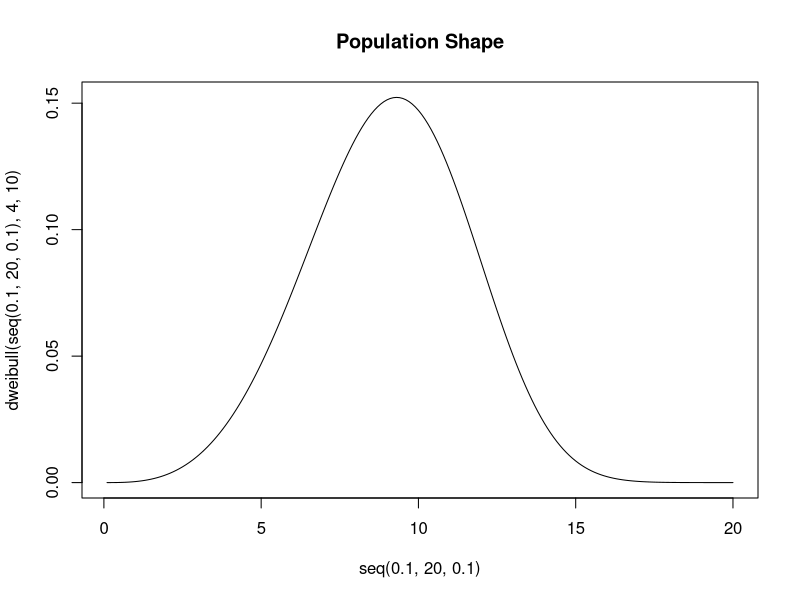
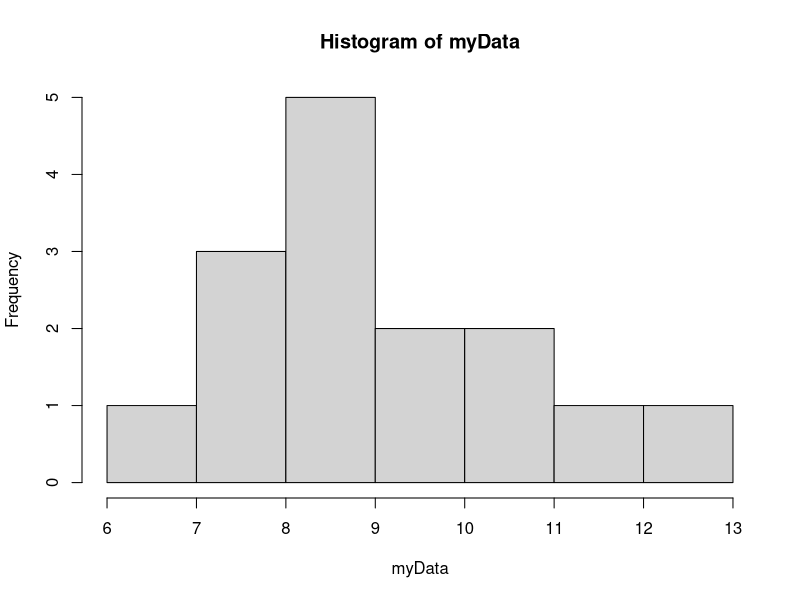
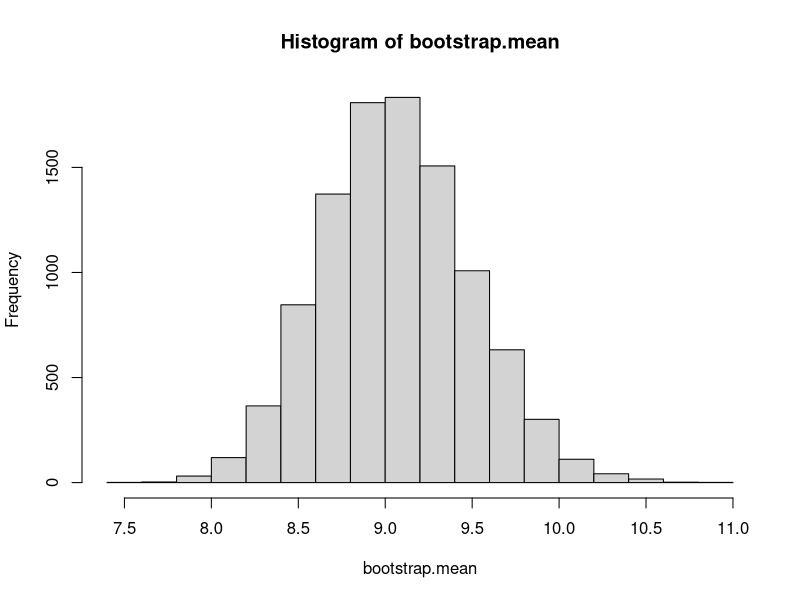
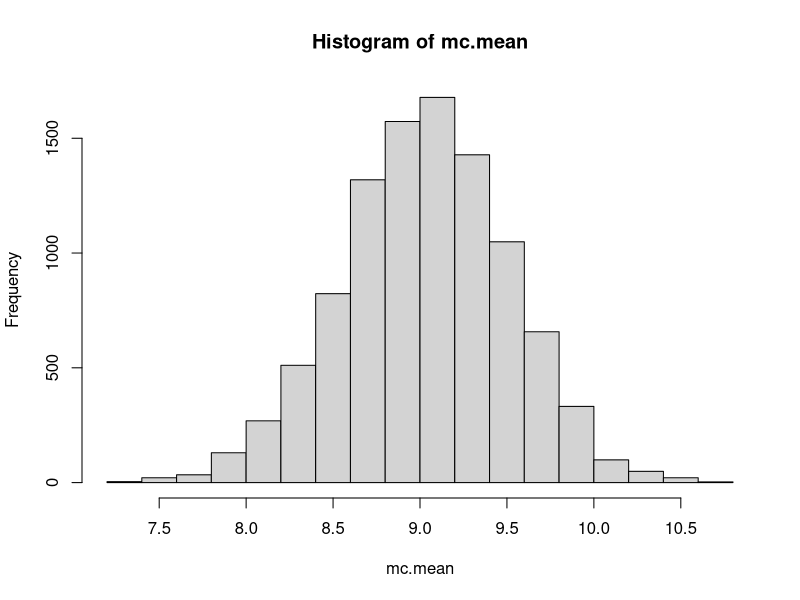
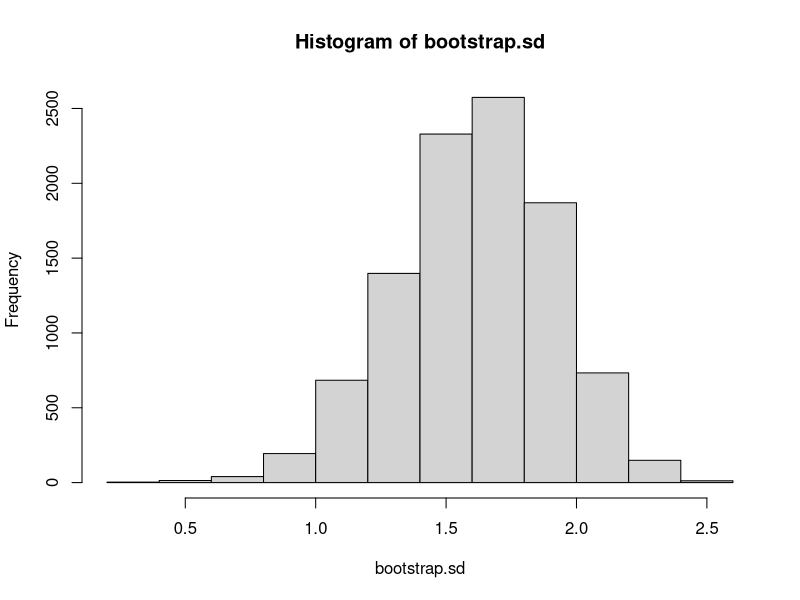
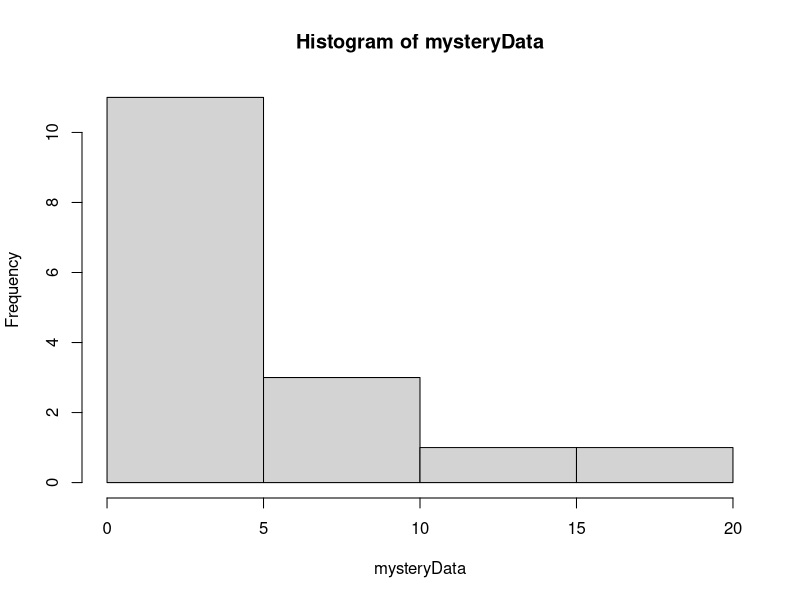
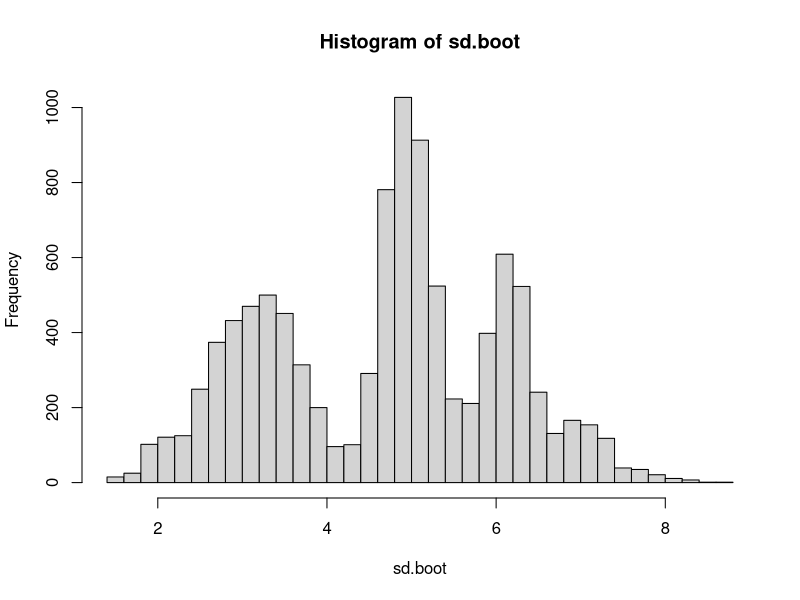
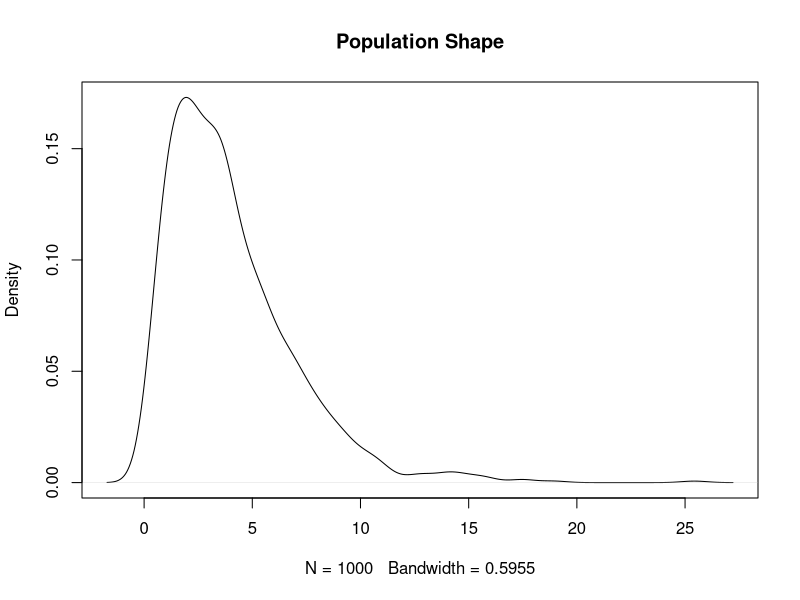

Recreate these plots in R, in order. (Note: a time limit stopped this script after it produced the figures.)
## ---- chunk 1
knitr::opts_chunk$set(echo = TRUE)
## ---- chunk 2
plot(x=seq(0.1,20,.1), y=dweibull(seq(0.1,20,.1), 4,10), type="l", main="Population Shape")
myData <- rweibull(15, shape=4, scale=10)
myData
hist(myData)
## ---- chunk 3
B <- 10000
bootstrap.mean <- vector("numeric")
for(i in 1:B){
  b.sample <- sample(myData, size=length(myData), replace=TRUE)
  bootstrap.mean[i]<-mean(b.sample)  
}

hist(bootstrap.mean)
quantile(bootstrap.mean, c(.025, .975))

#True mean?
10*gamma(1+1/4)
## ---- chunk 4
library(MASS)
param.hat <- fitdistr(myData,"weibull")    
NMC <- 10000
shape.hat <- param.hat$estimate[1]
scale.hat <- param.hat$estimate[2]
mc.mean <- replicate(NMC, mean(rweibull(length(myData), shape=shape.hat, scale=scale.hat)))
hist(mc.mean)
quantile(mc.mean, c(.025, .975))
## ---- chunk 5
bootstrap.sd <- vector("numeric")
for(i in 1:B){
  b.sample <- sample(myData, size=length(myData), replace=TRUE)
  bootstrap.sd[i]<-sd(b.sample)  
}

hist(bootstrap.sd)
quantile(bootstrap.sd, c(.025, .975))
## ---- chunk 6
mysteryData <- c(0.26,10.87,5.05,0.25,4.03,19.66,1.64,4.85,6.64,4.01,0.76,4.82,9.53,4.11,2.05,0.47)
hist(mysteryData)
## ---- chunk 7
sd(mysteryData)
## ---- chunk 8
sd.boot <- 0
for(i in 1:10000){
  sd.boot[i] <- sd(sample(mysteryData, replace=TRUE))
}
hist(sd.boot, breaks=50)
quantile(sd.boot, c(0.025, 0.975))
## ---- chunk 9
MC.coverage <- FALSE; boot.coverage <- FALSE; param.coverage <- FALSE
MC.width <- 0; boot.width <- 0; param.width <- 0;

for(i in 1:500){
  myData <- rnorm(15, 37, 2) #The data is actually coming from a normal distr.
  trueSigma2 <- 2^2
  n <- length(myData)
  MC.var <- 0
  Boot.var <- 0
  xbar <- mean(myData)
  sd <- sd(myData)
  for(j in 1:1000){
    #Assuming the data was drawn from a normal population
    MC.var[j] <- var(rnorm(n, xbar, sd))

    Boot.var[j] <- var(sample(myData, replace=TRUE))
  }
  MC.ci <- unname(quantile(MC.var, c(0.025, 0.975)))
  Boot.ci <- unname(quantile(Boot.var, c(0.025, 0.975)))
  param.ci <- (n-1)*var(myData)/qchisq(c(0.975, 0.025), n-1)
  MC.coverage[i] <- MC.ci[1] <= trueSigma2 & MC.ci[2] >= trueSigma2
  boot.coverage[i] <- Boot.ci[1] <= trueSigma2 & Boot.ci[2] >= trueSigma2
  param.coverage[i] <- param.ci[1] <= trueSigma2 & param.ci[2] >= trueSigma2
  MC.width[i] <- diff(MC.ci)
  boot.width[i] <- diff(Boot.ci)
  param.width[i] <- diff(param.ci)
}
results <- data.frame('method' = c("Classic","MC","Bootstrap"),
                      'coverage'=c(mean(param.coverage),mean(MC.coverage),mean(boot.coverage)),
                      'width' = c(mean(param.width),mean(MC.width), mean(boot.width)))
results
## ---- chunk 10
plot(density(rgamma(1000, 2, scale=2)), main="Population Shape")
## ---- chunk 11
MC.coverage <- FALSE
boot.coverage <- FALSE
param.coverage <- FALSE

for(i in 1:500){
  myData <- rgamma(15, 2, scale=2) #data is simulated from a gamma
  trueSigma2 <- 2*2^2
  n <- length(myData)
  MC.var <- 0
  Boot.var <- 0
  xbar <- mean(myData)
  sd <- sd(myData)
  for(j in 1:1000){
    #Assuming the data was drawn from a normal population
    MC.var[j] <- var(rnorm(n, xbar, sd))

    Boot.var[j] <- var(sample(myData, replace=TRUE))
  }
  MC.ci <- quantile(MC.var, c(0.025, 0.975))
  Boot.ci <- quantile(Boot.var, c(0.025, 0.975))
  param.ci <- (n-1)*var(myData)/qchisq(c(0.975, 0.025), n-1)
  MC.coverage[i] <- MC.ci[1] <= trueSigma2 & MC.ci[2] >= trueSigma2
  boot.coverage[i] <- Boot.ci[1] <= trueSigma2 & Boot.ci[2] >= trueSigma2
  param.coverage[i] <- param.ci[1] <= trueSigma2 & param.ci[2] >= trueSigma2
  MC.width[i] <- diff(MC.ci)
  boot.width[i] <- diff(Boot.ci)
  param.width[i] <- diff(param.ci)
}
results <- data.frame('method' = c("Classic","MC","Bootstrap"),
                      'coverage'=c(mean(param.coverage),mean(MC.coverage),mean(boot.coverage)),
                      'width' = c(mean(param.width),mean(MC.width), mean(boot.width)))
results
## ---- chunk 12
plot(density(rgamma(1000, .5, scale=2)), main="Population Shape - very skewed")
## ---- chunk 13
MC.coverage <- FALSE
boot.coverage <- FALSE
param.coverage <- FALSE

for(i in 1:200){
  myData <- rgamma(15, .5, scale=2)
  trueSigma2 <- .5*2^2
  n <- length(myData)
  MC.var <- 0
  Boot.var <- 0
  xbar <- mean(myData)
  sd <- sd(myData)
  for(j in 1:1000){
    #Assuming the data was drawn from a normal population
    MC.var[j] <- var(rnorm(n, xbar, sd))
    Boot.var[j] <- var(sample(myData, replace=TRUE))
  }
  MC.ci <- quantile(MC.var, c(0.025, 0.975))
  Boot.ci <- quantile(Boot.var, c(0.025, 0.975))
  param.ci <- (n-1)*var(myData)/qchisq(c(0.975, 0.025), n-1)
  MC.coverage[i] <- MC.ci[1] <= trueSigma2 & MC.ci[2] >= trueSigma2
  boot.coverage[i] <- Boot.ci[1] <= trueSigma2 & Boot.ci[2] >= trueSigma2
  param.coverage[i] <- param.ci[1] <= trueSigma2 & param.ci[2] >= trueSigma2
  MC.width[i] <- diff(MC.ci)
  boot.width[i] <- diff(Boot.ci)
  param.width[i] <- diff(param.ci)
}
results <- data.frame('method' = c("Classic","MC","Bootstrap"),
                      'coverage'=c(mean(param.coverage),mean(MC.coverage),mean(boot.coverage)),
                      'width' = c(mean(param.width),mean(MC.width), mean(boot.width)))
results
## ---- chunk 14
n <- seq(10, 100, 10)
MC.rate <- 0
boot.rate <- 0
param.rate <- 0
results <- data.frame(n, MC.rate, boot.rate, param.rate)

for(samplesize in n){
  MC.coverage <- FALSE
  boot.coverage <- FALSE
  param.coverage <- FALSE
  
  for(i in 1:200){
    myData <- rgamma(samplesize, .5, scale=2)
    trueSigma2 <- .5*2^2
    MC.var <- 0
    Boot.var <- 0
    xbar <- mean(myData)
    sd <- sd(myData)
    for(j in 1:1000){
      #Assuming the data was drawn from a normal population
      MC.var[j] <- var(rnorm(samplesize, xbar, sd))
      Boot.var[j] <- var(sample(myData, replace=TRUE))
    }
    MC.ci <- quantile(MC.var, c(0.025, 0.975))
    Boot.ci <- quantile(Boot.var, c(0.025, 0.975))
    param.ci <- (samplesize-1)*var(myData)/qchisq(c(0.975, 0.025), samplesize-1)
    MC.coverage[i] <- MC.ci[1] <= trueSigma2 & MC.ci[2] >= trueSigma2
    boot.coverage[i] <- Boot.ci[1] <= trueSigma2 & Boot.ci[2] >= trueSigma2
    param.coverage[i] <- param.ci[1] <= trueSigma2 & param.ci[2] >= trueSigma2
  }
  results[results$n==samplesize, 2:4]=c(mean(MC.coverage),
                                        mean(boot.coverage),
                                        mean(param.coverage))
    
}

plot(x=results$n, y=results$MC.rate, type="l", ylim=c(0,1), main="'95%' CI Coverage Rate vs Sample Size (skewed population)",
     xlab="Sample Size", ylab="Coverage Rate")
abline(h=.95, lty=2)
lines(x=results$n, y=results$boot.rate, col="blue")
lines(x=results$n, y=results$param.rate, col="red")
legend(x=10, y=.4, legend=c("MC","Boot","Parametric"), col=c("black","blue","red"), lwd=2)
## ---- chunk 15
Starved<-c(1.9, 2.1, 3.8, 9.0, 9.6, 13.0, 14.7, 17.9, 21.7, 29.0, 72.3)
Fed<-c(1.5, 1.7, 2.4, 3.6, 5.7, 22.6, 22.8, 39.0, 54.4, 72.1, 73.6, 79.5, 88.9)
boxplot(Starved, Fed)
## ---- chunk 16
B <- 1000
diff.mean.boot <- 0 #empty vector to store the estimated difference of means
for(i in 1:B){
  #bootstrap both samples at the same time
  boot.fed <- sample(Fed, replace=TRUE)
  boot.starved <- sample(Starved, replace=TRUE)
  #calculate the difference of means
  diff.mean.boot[i] <- mean(boot.starved) - mean(boot.fed)
}
hist(diff.mean.boot, breaks=50)
abline(v=mean(Starved)-mean(Fed), col="red")
quantile(diff.mean.boot, c(0.025,.975))
## ---- chunk 17
library(MASS)
Sigma <- matrix(c(1, .6,
                  .6, 1), byrow=TRUE, nrow=2)
df<-as.data.frame(mvrnorm(n=15, mu=c(5,10), Sigma=Sigma))
plot(df)
## ---- chunk 18
boot.correlations <- 0
B <- 10000

for(i in 1:B){
  #A bootstrapped sample
  boot.df <- df[sample(1:nrow(df), replace=TRUE),]
  boot.correlations[i] = cor(boot.df$V1, boot.df$V2)
}
hist(boot.correlations)
## ---- chunk 19
quantile(boot.correlations, c(.025, .975), names=FALSE)
#alternative
cor(df$V1, df$V2) + c(-1,1)*1.96*sd(boot.correlations)
## ---- chunk 20
a.coverage <- FALSE
b.coverage <- FALSE
boot.correlations <- 0
B <- 1000 #lowering to 1000

for(j in 1:1000){
  Sigma <- matrix(c(1,.6,.6,1), byrow=TRUE, nrow=2)
  df<-as.data.frame(mvrnorm(n=15, mu=c(5,10), Sigma=Sigma))
  for(i in 1:B){
    #A bootstrapped sample
    boot.df <- df[sample(1:nrow(df), replace=TRUE),]
    boot.correlations[i] = cor(boot.df$V1, boot.df$V2)
  }
  a.CI <- quantile(boot.correlations, c(.025, .975))
  #alternative
  b.CI <- cor(df$V1, df$V2) + c(-1,1)*1.96*sd(boot.correlations)
  
  a.coverage[j] <- a.CI[1] <= .6 & a.CI[2] >= .6
  b.coverage[j] <- b.CI[1] <= .6 & b.CI[2] >= .6
}
mean(a.coverage)
mean(b.coverage)
## ---- chunk 21
#Generate data from a model: y = 10 + 4x + e
set.seed(2024)
x <- runif(25, 0, 10)
e <- rexp(25, .1)
y <- 10 + 4*x + e
## ---- chunk 22
plot(x,y)
## ---- chunk 23
plot(lm(y~x), which=2)
## ---- chunk 24
as.vector(lm(y ~ 1 + x)$coeff)
## ---- chunk 25
nB <- 1000
slopes <- rep(0, nB)
intercepts <- rep(0,nB)
n <- length(x)

for(i in 1:nB){
  boot.index <- sample(1:n, n, replace=TRUE)
  boot.x <- x[boot.index]
  boot.y <- y[boot.index]
  boot.coeffs <- as.vector(lm(boot.y~1+boot.x)$coeff)
  intercepts[i] <- boot.coeffs[1]
  slopes[i] <- boot.coeffs[2]
}

## ---- chunk 26
plot(x,y)
for(i in 1:nB){
  abline(a=intercepts[i], b=slopes[i], col=rgb(.5,.5,.5,.05))
}
points(x,y)
## ---- chunk 27
mean(intercepts)
mean(slopes)

as.vector(lm(y ~ 1 + x)$coeff)
## ---- chunk 28
plot(x,y, col="gray")
abline(a=10+10, b=4, col="black") #E(e)=10 so
abline(a=mean(intercepts), b=mean(slopes), col="red")
abline(lm(y ~ 1 + x), col="blue")
## ---- chunk 29
quantile(intercepts, c(0.025, 0.975))
quantile(slopes, c(0.025, 0.975))

#compared to the parametric method
confint(lm(y ~ 1 + x))

## ---- chunk 30
# This is the parametric model fit
xy.fit <- lm(y ~ 1 + x)
predict(xy.fit, newdata = data.frame(x=5.8))

#Using the bootstrapped linear model
b.intercept <- mean(intercepts)
b.slope <- mean(slopes)

#point estimate
b.intercept + b.slope * 5.8

#Let's estimate y-hat for every single bootstrapped model fit and use that as a distribution of means / expected values of y
b.y.hats <- intercepts + slopes * 5.8

quantile(b.y.hats, c(0.025, .975))

#compared to a parametric estimate
predict(xy.fit, newdata = data.frame(x=5.8), interval="confidence")
## ---- chunk 31
# NOW BY BOOTSTRAP 95%-PREDICTION INTERVAL
B <- 1000
pred <- numeric(B)
data <- data.frame(x,y)
for (i in 1:B) {
  boot <- sample(n, n, replace = TRUE)
  fit.b <- lm(y ~ x, data = data[boot,])
  pred[i] <- predict(fit.b, list(x = 5.8)) + sample(resid(fit.b), size = 1)
}
quantile(pred, c(0.025, 0.975))

#compared to a parametric estimate
predict(xy.fit, newdata = data.frame(x=5.8), interval="prediction")

#What is the true interval for 95% likelihood?
10+4*5.8 + qexp(c(.025, .975), .1)
## ---- chunk 32
#Generate data from a model: y = 10 + 4x + e
set.seed(2024)
x <- runif(25, 0, 10)
e <- rnorm(25, 10)
y <- 10 + 4*x + e
## ---- chunk 33
xy.fit <- lm(y~x)
summary(xy.fit)$sigma   
## ---- chunk 34

resid.se <- 0
for(i in 1:1000){
  resid.se[i] <- sqrt(sum(sample(resid(xy.fit), replace=TRUE)^2)/summary(xy.fit)$df[2])
}
quantile(resid.se, c(0.025, 0.975))
## ---- chunk 35
draft <- read.csv("data/Celtics_Heat_Game_6_Actual.csv")
## ---- chunk 36
draft.intercepts <- 0
draft.slopes <- 0

for(i in 1:1000){
  draft.boot <- draft[sample(nrow(draft), replace=TRUE),]
  draft.boot.fit <- lm(FPTS ~ X.Drafted, data=draft.boot)
  draft.intercepts[i] <- coef(draft.boot.fit)[1]
  draft.slopes[i] <- coef(draft.boot.fit)[2]
}
#Bootstrap linear model
mean(draft.intercepts)
mean(draft.slopes)

#Parametric linear model
lm(FPTS ~ X.Drafted, data=draft)

## ---- chunk 37
bootstrap=function(x,n.boot){
  n<-length(x)
  x.bar<-mean(x)
  t.hat<-rep(0, n.boot) 
  #create vector that we will fill with "t" values
  for (i in 1:n.boot){
    x.star<-sample(x, size=n, replace=TRUE)
    x.bar.star<-mean(x.star)
    s.star<-sd(x.star)
    t.hat[i]<-(x.bar.star-x.bar)/(s.star/sqrt(n))
  }
  return(t.hat)
}
## ---- chunk 38
maxPen<-c(53, 61.1, 49.6, 59.3, 57.2, 57.4, 46.2, 55.1, 63, 54, 61.9, 62.2, 52.4, 45.4, 57.7, 45.1)

x.bar<-mean(maxPen)
sd.maxPen<-sd(maxPen)
t.obs = (x.bar - 50)/(sd.maxPen/sqrt(length(maxPen)))
t.obs

set.seed(1)
n.boot<-10000
MaxPen.boot<-bootstrap(x=maxPen, n.boot)
hist(MaxPen.boot, breaks=50)
abline(v=t.obs)

#pvalue
sum(MaxPen.boot>=t.obs) 
sum(MaxPen.boot<=t.obs) 

#Right-tailed test p-value - mean calculates the proportion for me
mean(MaxPen.boot>=t.obs) 

#if it were a 2 tailed test
p_upper = mean(MaxPen.boot >= t.obs)
p_lower = mean(MaxPen.boot <= t.obs)
2*min(p_upper, p_lower)
## ---- chunk 39
boottwo = function(dat1, dat2, nboot) {
  bootstat = numeric(nboot)		#Make Empty Vector for t* to fill
  obsdiff = mean(dat1) - mean(dat2)
  n1 = length(dat1)
  n2 = length(dat2)
  for(i in 1:nboot) {
    samp1 = sample(dat1, size = n1, replace = T)	#Sample From Sample Data
    samp2 = sample(dat2, size = n2, replace = T)
    bootmean1 = mean(samp1)
    bootmean2 = mean(samp2)
    bootvar1 = var(samp1)
    bootvar2 = var(samp2)
    bootstat[i] = ((bootmean1 - bootmean2) - obsdiff)/sqrt((bootvar1/n1) + (bootvar2/n2))		  
    #Compute and Save “bootstrap t” value
  }
  return(bootstat)
}

## ---- chunk 40
Starved<-c(1.9, 2.1, 3.8, 9.0, 9.6, 13.0, 14.7, 17.9, 21.7, 29.0, 72.3)
Fed<-c(1.5, 1.7, 2.4, 3.6, 5.7, 22.6, 22.8, 39.0, 54.4, 72.1, 73.6, 79.5, 88.9)
boxplot(Starved, Fed)
## ---- chunk 41
t.Obs <- (mean(Starved)-mean(Fed))/sqrt(var(Starved)/length(Starved)+var(Fed)/length(Fed))

boot.t <- boottwo(Starved, Fed, 10000)
hist(boot.t)
abline(v=t.Obs)

#2-tailed p-value
mean(boot.t<t.Obs)*2
